Frame 1 (no input): blank canvas, image omitted
Frame 60 (the mouse pressed at the canvas centre just before this capture): blank canvas, image omitted
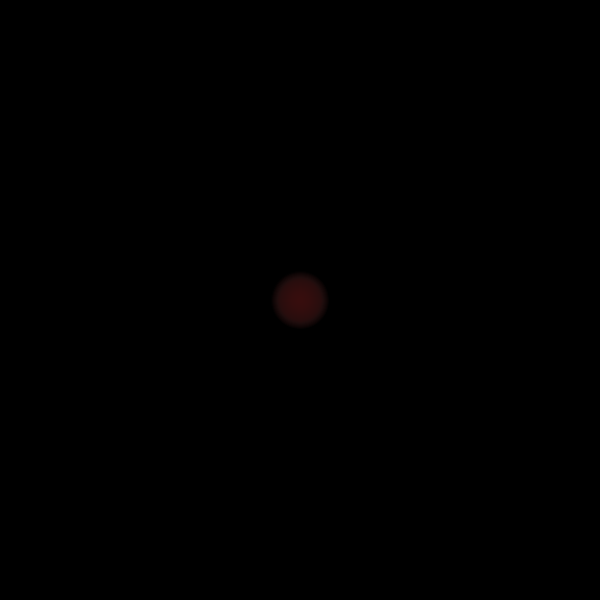
Frame 120 (the mouse held since frame 60 and released just before this capture)

The Processing sketch whose frames 1 and 60 were blank and that drew this single picture after the mouse press (run headless with seeded random() and noise(); from frame 60 on, the mouse is pressed at the canvas centre):

// Processing sketch: processing_42497
// ── processing_42497.pde

int x=0;
int y=0;
int var=0;
 
 
void setup(){
  size(600,600);
  background(0);
  smooth();
}
 
void draw(){
   x= var;
          
 
   
  if(mousePressed){
    var= var+1;
    fill(x+20,x/2,x/2,10);
      ellipse(mouseX,mouseY, x,x);
  }else{
    var=0;
   
  }
   
      
       
       
  
 }
